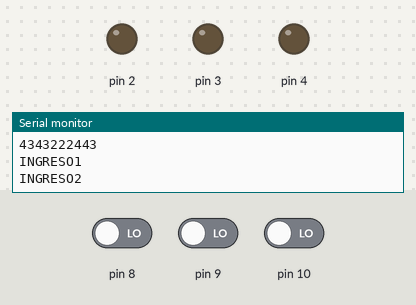
A sketch run on a simulated Arduino Uno, built with avr-gcc and run on an emulated ATmega328P. Shown: output pins drawn as LEDs (lit = HIGH), the last lines printed to the serial monitor. Dashed ring = blinking. The test bench sets the inputs (shaded band); at power-on: pin 8 LOW, pin 9 LOW, pin 10 LOW. Random numbers use the default seed unless the sketch sets one.

Above: at 3.0 s.
3.1 s: pin 8 driven HIGH
At 3.2 s:
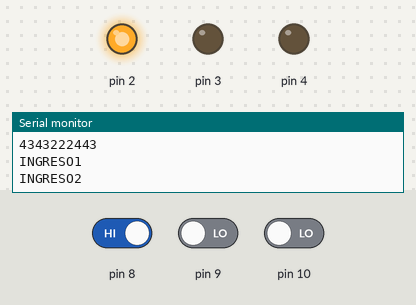
At 5.1 s:
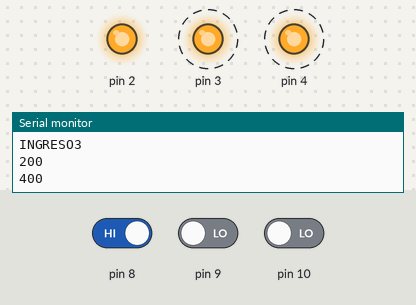
Timing chart, 0 to 10.8 s (numbered marks = the images above; inputs shaded):
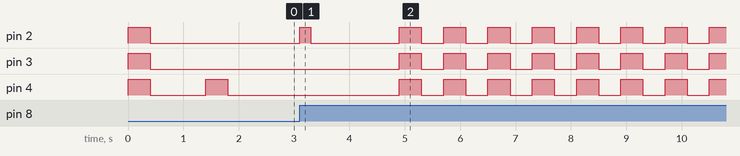

Measured:
- after the input at 3.1 s, pin 2: goes HIGH 0.20 s, LOW 1.6 s, 7 × (HIGH 0.40 s, LOW 0.40 s), then HIGH, starting at once; pin 3, pin 4: alternates HIGH for 0.40 s and LOW for 0.40 s, starting after 1.8 s
- by itself, pin 4: alternates HIGH for 0.40 s and LOW for 1.0 s

The sketch:

Simon.ino
```cpp
#define dificultad 10


int secuencia[dificultad];
int pulsos=dificultad;
int lucesAux[dificultad]={0};
int botonesAux[dificultad]={0};
int botones[3]={0};


bool respuesta=false;
int cont=1;

int estado1=0;
int estadoAnterior1=0;
int salida1=0;

int estado2=0;
int estadoAnterior2=0;
int salida2=0;

int estado3=0;
int estadoAnterior3=0;
int salida3=0;

void setup() {
  pinMode(2,OUTPUT);
  pinMode(3,OUTPUT);
  pinMode(4,OUTPUT);
  pinMode(8,INPUT);
  pinMode(9,INPUT);
  pinMode(10,INPUT);

  randomSeed(analogRead(A0));

  Serial.begin(9600);
}


void loop() {

  nuevaSecuencia();
    digitalWrite(2,HIGH);
    digitalWrite(3,HIGH);
    digitalWrite(4,HIGH);
    delay(400);
    digitalWrite(2,LOW);
    digitalWrite(3,LOW);
    digitalWrite(4,LOW);
    delay(1000);

  for(int i=0;i<pulsos;i++){
    Serial.println("INGRESO1");
    for(int j=0;j<cont;j++){

      digitalWrite(secuencia[j],HIGH);
      delay(400);
      digitalWrite(secuencia[j],LOW);
      delay(400);

      lucesAux[j]=secuencia[j];
      Serial.println("INGRESO2");
    }
    for(int k=0;k<cont;k++){
      resetEstados(botones,pulsos);

      while(botones[0]==0&&botones[1]==0&&botones[2]==0){
        estadoBotones(k);
      }
      delay(50);
      if(k==cont-1){
        delay(1500);
      }
     Serial.println("INGRESO3");
    respuesta=acierto(k);
    if(respuesta==false){
      titilarLuces();
    }
    resetEstados(botones,pulsos);

    Serial.println("Se resetean botones");
    }

    //resetEstados(luces,pulsos);


    cont++;


  }

  ganaste();
  mostrarVector();

}


void nuevaSecuencia(){
    for(int i=0;i<=pulsos-1;i++){
    secuencia[i]=random(2,5);
    Serial.print(secuencia[i]);
  }
  Serial.println(" ");
}
void mostrarVector(){
  Serial.print("Vector: ");
  for(int i=0;i<=pulsos-1;i++){
    Serial.print(secuencia[i]);
  }
  Serial.println();
  delay(10000);
}


void resetEstados(int vec[],int pulsos){
  vec[0]=0;
  vec[1]=0;
  vec[2]=0;
}

bool acierto(int k){
  Serial.print(botonesAux[0]);
  Serial.print(botonesAux[1]);
  Serial.println(botonesAux[2]);
  Serial.print(lucesAux[0]);
  Serial.print(lucesAux[1]);
  Serial.println(lucesAux[2]);
  if (botonesAux[k]==lucesAux[k]){

    return true;
  }
  else{
    return false;
  }
}

void titilarLuces(){
  int a=0;
  while(a==0){
    digitalWrite(2,HIGH);
    digitalWrite(3,HIGH);
    digitalWrite(4,HIGH);
    delay(400);
    digitalWrite(2,LOW);
    digitalWrite(3,LOW);
    digitalWrite(4,LOW);
    delay(400);
    digitalWrite(2,HIGH);
    digitalWrite(3,HIGH);
    digitalWrite(4,HIGH);
    delay(400);
    digitalWrite(2,LOW);
    digitalWrite(3,LOW);
    digitalWrite(4,LOW);
    delay(400);
  }

}

void estadoBotones(int k){
  botones[0]=digitalRead(8);
  botones[1]=digitalRead(9);
  botones[2]=digitalRead(10);
  if(botones[0]==1){
    digitalWrite(2,HIGH);
    delay(200);
    digitalWrite(2,LOW);
    botonesAux[k]=2;
    delay(50);
  }
  else{
    if(botones[1]==1){
      digitalWrite(3,HIGH);
      delay(200);
      digitalWrite(3,LOW);
      delay(50);
      botonesAux[k]=3;
    }
    else{
      if(botones[2]==1){
         digitalWrite(4,HIGH);
         delay(200);
         digitalWrite(4,LOW);
         botonesAux[k]=4;
         delay(50);
      }

    }
  }

}

void ganaste(){
  int a=0;
  while(a==0){
    digitalWrite(2,HIGH);
    delay(100);
    digitalWrite(2,LOW);
    delay(100);
    digitalWrite(3,HIGH);
    delay(100);
    digitalWrite(3,LOW);
    delay(100);
    digitalWrite(4,HIGH);
    delay(100);
    digitalWrite(4,LOW);
    delay(100);
  }
}
```
